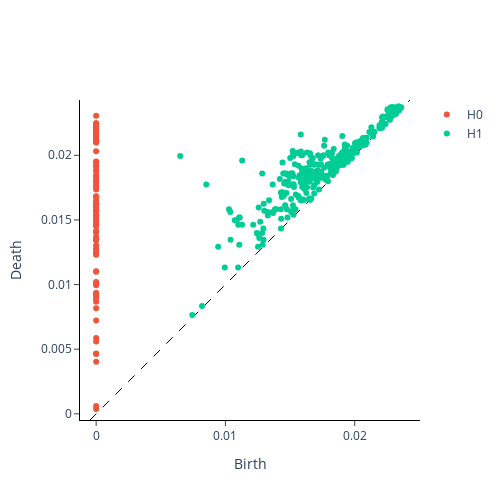

This figure's notebook cell:
### Code cell
# clique oriented STI
dgm_clique_or_STI=rev_directed(L_STI)
plot_diagram(dgm_clique_or_STI[0])
